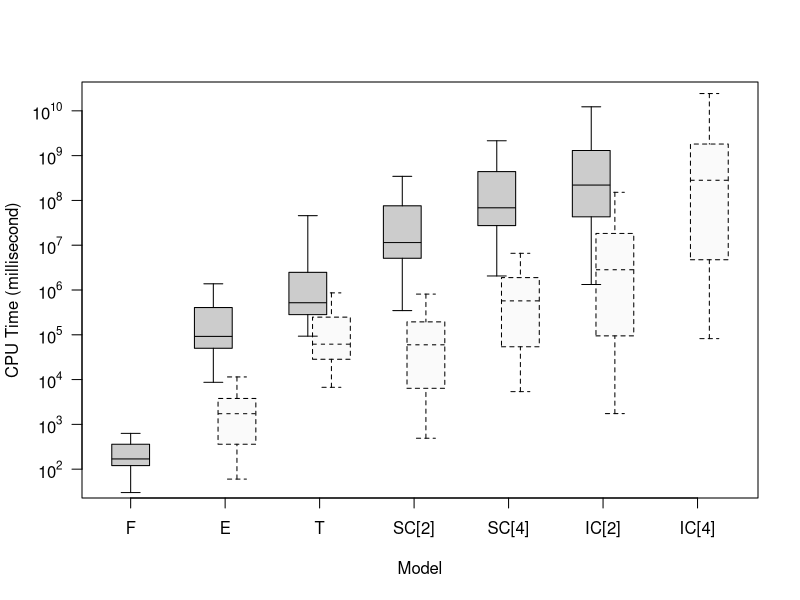

Write R code to recreate this figure.
#################
# R code for analyzing output and plot figures
# v3.0 (organized on 2014-05-02) for revision 2
# for Figure A.1b in the paper
# published on https://github.com/tong-wang/NVLearning
#################

#NEED TO FIRST SET R WORKING DIRECTORY TO WHERE THE FILES ARE LOCATED!!!
setwd("~/Dropbox/Research/CensoredDemand/NVLearning.git/output/serial_benchmark/")


#read the output files
data_F <- read.table("NVLearning_Full.serial.txt", header=TRUE)[c("c", "alpha", "beta", "CPUTime_F")]
data_E <- read.table("NVLearning_Event.serial.txt", header=TRUE)[c("c", "alpha", "beta", "CPUTime_E")]
data_Em <- read.table("NVLearning_Event_myopic.serial.txt", header=TRUE)[c("c", "alpha", "beta", "CPUTime_Em")]
data_T <- read.table("NVLearning_Timing.serial.txt", header=TRUE)[c("c", "alpha", "beta", "CPUTime_T")]
data_Tm <- read.table("NVLearning_Timing_myopic.serial.txt", header=TRUE)[c("c", "alpha", "beta", "CPUTime_Tm")]
data_B2 <- read.table("NVLearning_CheckpointB.M2.serial.txt", header=TRUE)[c("c", "alpha", "beta", "CPUTime_B2")]
data_B2m <- read.table("NVLearning_CheckpointB_myopic.M2.serial.txt", header=TRUE)[c("c", "alpha", "beta", "CPUTime_B2m")]
data_B4 <- read.table("NVLearning_CheckpointB.M4.serial.txt", header=TRUE)[c("c", "alpha", "beta", "CPUTime_B4")]
data_B4m <- read.table("NVLearning_CheckpointB_myopic.M4.serial.txt", header=TRUE)[c("c", "alpha", "beta", "CPUTime_B4m")]
data_A2 <- read.table("NVLearning_CheckpointA.M2.serial.txt", header=TRUE)[c("c", "alpha", "beta", "CPUTime_A2")]
data_A2m <- read.table("NVLearning_CheckpointA_myopic.M2.serial.txt", header=TRUE)[c("c", "alpha", "beta", "CPUTime_A2m")]
#data_A4 <- read.table("NVLearning_CheckpointA.M4.serial.txt", header=TRUE)[c("c", "alpha", "beta", "CPUTime_A4")]
data_A4m <- read.table("NVLearning_CheckpointA_myopic.M4.serial.txt", header=TRUE)[c("c", "alpha", "beta", "CPUTime_A4m")]



#merge into one data frame
data <- merge(data_F, data_Em, by=c("c", "alpha", "beta"))
data <- merge(data, data_E, by=c("c", "alpha", "beta"))
data <- merge(data, data_Tm, by=c("c", "alpha", "beta"))
data <- merge(data, data_T, by=c("c", "alpha", "beta"))
data <- merge(data, data_B2m, by=c("c", "alpha", "beta"))
data <- merge(data, data_B2, by=c("c", "alpha", "beta"))
data <- merge(data, data_B4m, by=c("c", "alpha", "beta"))
data <- merge(data, data_B4, by=c("c", "alpha", "beta"))
data <- merge(data, data_A2m, by=c("c", "alpha", "beta"))
data <- merge(data, data_A2, by=c("c", "alpha", "beta"))
data <- merge(data, data_A4m, by=c("c", "alpha", "beta"))
#data <- merge(data, data_A4, by=c("c", "alpha", "beta")) 

colnames(data) <- c("c", "alpha", "beta", "F", "Em", "E",  "Tm", "T", "SC[2]m", "SC[2]", "SC[4]m", "SC[4]", "IC[2]m", "IC[2]", "IC[4]m") #, "IC[4]")

#reshape data
require("reshape2")
data.long <- melt(data=data, id.vars=c("c","alpha", "beta"), variable.name="Model", value.name="CPUTime")


pdf('Figure-CPUTime.pdf', width = 8, height = 8)

    boxplot(log10(CPUTime) ~ Model, data=data.long, xlab="Model", ylab="CPU Time (millisecond)", range=0,
        xaxt="n", yaxt="n", ylim=c(1.7, 10.3),
        at=c(1, 3.25,2.75, 5.25,4.75, 7.25,6.75, 9.25,8.75, 11.25,10.75, 13.25), #,12.75),
        boxlty=c(1, 2,1, 2,1, 2,1, 2,1, 2,1, 2), #,1) 
        boxfill=c("grey80", "grey98","grey80", "grey98","grey80", "grey98","grey80", "grey98","grey80", "grey98","grey80", "grey98"), #,"grey80"), 
        medlty=c(1, 2,1, 2,1, 2,1, 2,1, 2,1,  2), #,1), 
        medlwd=c(1, 1,1, 1,1, 1,1, 1,1, 1,1, 1), #,1),
        #medcol=c("grey40", "grey40", "grey70","grey40", "grey70","grey40", "grey70","grey40", "grey70","grey40"), 
        whisklty=c(1, 2,1, 2,1, 2,1, 2,1, 2,1, 2), #,1), 
        staplelty=c(1, 2,1, 2,1, 2,1, 2,1, 2,1, 2) #,1),
    )

    axis(side=1, at=c(1, 3, 5, 7, 9, 11, 13), labels=c("F","E","T","SC[2]","SC[4]", "IC[2]", "IC[4]"))
    axis(side=2, at=seq(2, 10, 1), labels=parse(text=paste("10^", seq(2, 10, 1), sep="")), las=1)

dev.off()
